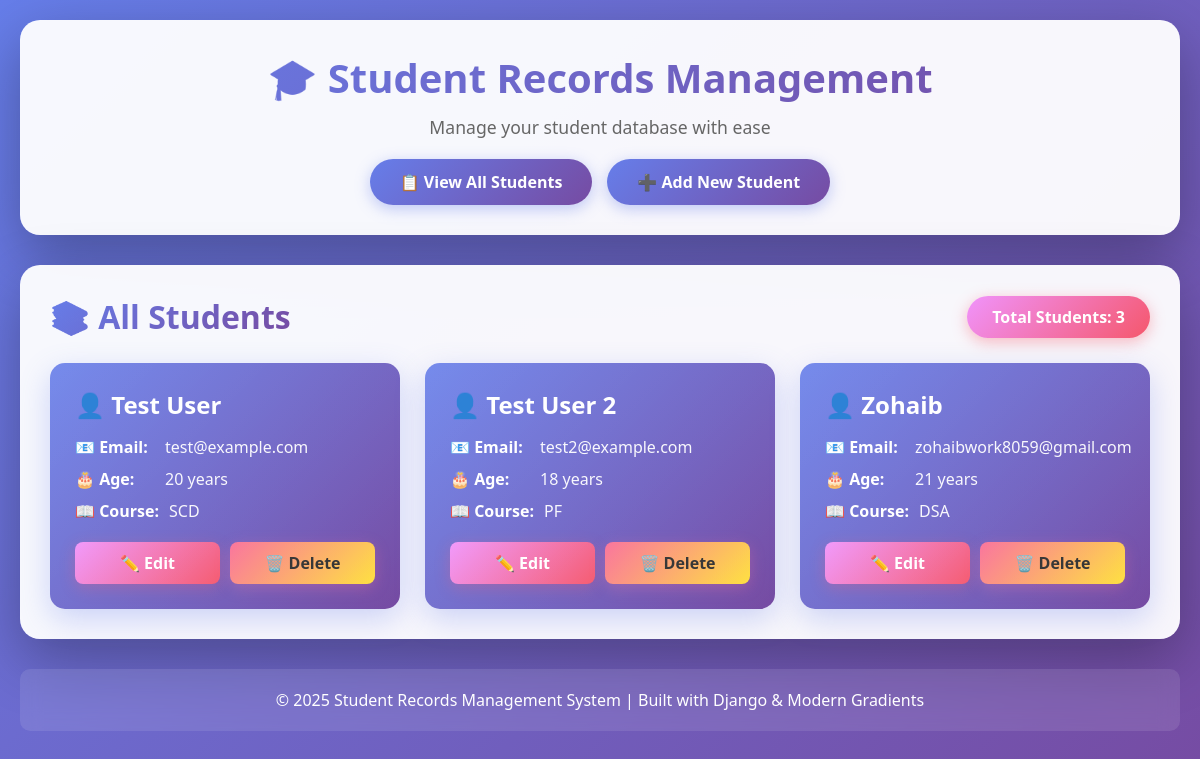
The page /students/ on the database its author committed.
### students/models.py (models this page shows, shortened)
class Student(models.Model):
    name = models.CharField(max_length=100, help_text="Enter student's full name")
    email = models.EmailField(unique=True, help_text="Enter student's email address")
    age = models.IntegerField(help_text="Enter student's age")
    course = models.CharField(max_length=50, help_text="Enter course name")
    created_at = models.DateTimeField(auto_now_add=True)
    updated_at = models.DateTimeField(auto_now=True)
    class Meta:
        ordering = ['name']
        verbose_name = 'Student'
        verbose_name_plural = 'Students'

### students/views.py (the view)
# urls.py: path('', views.student_list, name='student_list'),
def student_list(request):
    students = Student.objects.all()
    context = {
        'students': students,
        'total_students': students.count()
    }
    return render(request, 'students/student_list.html', context)

### templates/students/student_list.html (shortened to what this page needs)
{% extends 'base.html' %}
{% block content %}
<div class="students-header">
    <h2>📚 All Students</h2>
    <div class="student-count">Total Students: {{ total_students }}</div>
</div>
{% if students %}
<div class="students-grid">
    {% for student in students %}
    <div class="student-card">
        <h3>👤 {{ student.name }}</h3>
        <div class="student-info">
            <strong>📧 Email:</strong>
            <span>{{ student.email }}</span>
        </div>
        <div class="student-info">
            <strong>🎂 Age:</strong>
            <span>{{ student.age }} years</span>
        </div>
        <div class="student-info">
            <strong>📖 Course:</strong>
            <span>{{ student.course }}</span>
        </div>
        <div class="student-actions">
            <a href="{% url 'student_update' student.pk %}" class="btn btn-edit">✏️ Edit</a>
            <a href="{% url 'student_delete' student.pk %}" class="btn btn-delete">🗑️ Delete</a>
        </div>
    </div>
    {% endfor %}
</div>
{% else %}
<div class="no-students">
    <h3>📭 No Students Found</h3>
    <p>Get started by adding your first student to the database!</p>
    <a href="{% url 'student_create' %}">➕ Add First Student</a>
</div>
{% endif %}
{% endblock %}

### templates/base.html (shortened to what this page needs)
<!DOCTYPE html>
<html lang="en">
<head>
</head>
<body>
    <div class="container">
        <div class="header">
            <h1>🎓 Student Records Management</h1>
            <p>Manage your student database with ease</p>
            <div class="nav">
                <a href="{% url 'student_list' %}">📋 View All Students</a>
                <a href="{% url 'student_create' %}">➕ Add New Student</a>
            </div>
        </div>
        <div class="content">
            {% block content %}{% endblock %}
        </div>
        <div class="footer">
            <p>&copy; 2025 Student Records Management System | Built with Django & Modern Gradients</p>
        </div>
    </div>
</body>
</html>

### templates/base.html (style rules this page uses)
* { margin: 0; padding: 0; box-sizing: border-box; }
body { font-family: 'Segoe UI', Tahoma, Geneva, Verdana, sans-serif; background: linear-gradient(135deg, #667eea 0%, #764ba2 100%); min-height: 100vh; padding: 20px; }
.container { max-width: 1200px; margin: 0 auto; }
.header { background: rgba(255, 255, 255, 0.95); padding: 30px; border-radius: 20px; box-shadow: 0 20px 60px rgba(0, 0, 0, 0.3); margin-bottom: 30px; text-align: center; }
.header h1 { background: linear-gradient(135deg, #667eea 0%, #764ba2 100%); -webkit-background-clip: text; -webkit-text-fill-color: transparent; background-clip: text; font-size: 2.5em; margin-bottom: 10px; }
.header p { color: #666; font-size: 1.1em; }
.nav { display: flex; justify-content: center; gap: 15px; margin-top: 20px; flex-wrap: wrap; }
.nav a { padding: 12px 30px; background: linear-gradient(135deg, #667eea 0%, #764ba2 100%); color: white; text-decoration: none; border-radius: 25px; font-weight: 600; transition: all 0.3s ease; box-shadow: 0 4px 15px rgba(102, 126, 234, 0.4); }
.content { background: rgba(255, 255, 255, 0.95); padding: 30px; border-radius: 20px; box-shadow: 0 20px 60px rgba(0, 0, 0, 0.3); }
.footer { text-align: center; color: white; margin-top: 30px; padding: 20px; background: rgba(255, 255, 255, 0.1); border-radius: 10px; backdrop-filter: blur(10px); }

### templates/students/student_list.html (style rules this page uses)
.students-header { display: flex; justify-content: space-between; align-items: center; margin-bottom: 25px; flex-wrap: wrap; gap: 15px; }
.students-header h2 { background: linear-gradient(135deg, #667eea 0%, #764ba2 100%); -webkit-background-clip: text; -webkit-text-fill-color: transparent; background-clip: text; font-size: 2em; }
.student-count { background: linear-gradient(135deg, #f093fb 0%, #f5576c 100%); color: white; padding: 10px 25px; border-radius: 25px; font-weight: 600; box-shadow: 0 4px 15px rgba(245, 87, 108, 0.4); }
.students-grid { display: grid; grid-template-columns: repeat(auto-fill, minmax(300px, 1fr)); gap: 25px; margin-top: 20px; }
.student-card { background: linear-gradient(135deg, #667eea 0%, #764ba2 100%); padding: 25px; border-radius: 15px; box-shadow: 0 10px 30px rgba(102, 126, 234, 0.3); transition: all 0.3s ease; position: relative; overflow: hidden; }
.student-card::before { content: ''; position: absolute; top: 0; left: 0; width: 100%; height: 100%; background: linear-gradient(135deg, rgba(255, 255, 255, 0.1) 0%, rgba(255, 255, 255, 0) 100%); pointer-events: none; }
.student-card h3 { color: white; font-size: 1.5em; margin-bottom: 15px; display: flex; align-items: center; gap: 10px; }
.student-info { color: rgba(255, 255, 255, 0.95); margin-bottom: 10px; display: flex; align-items: center; gap: 10px; }
.student-info strong { color: white; min-width: 80px; }
.student-actions { display: flex; gap: 10px; margin-top: 20px; }
.btn { flex: 1; padding: 10px 20px; border: none; border-radius: 8px; font-weight: 600; cursor: pointer; transition: all 0.3s ease; text-decoration: none; display: inline-block; text-align: center; }
.btn-edit { background: linear-gradient(135deg, #f093fb 0%, #f5576c 100%); color: white; box-shadow: 0 4px 15px rgba(245, 87, 108, 0.3); }
.btn-delete { background: linear-gradient(135deg, #fa709a 0%, #fee140 100%); color: #333; box-shadow: 0 4px 15px rgba(250, 112, 154, 0.3); }

### rows shown on the page
Student: name "Test User", email "test@example.com", age "20", course "SCD"
Student: name "Test User 2", email "test2@example.com", age "18", course "PF"
Student: name "Zohaib", email "zohaibwork8059@gmail.com", age "21", course "DSA"

### other values the page prints
{{ total_students }} "3"
